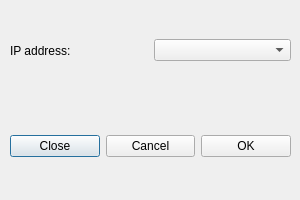
<?xml version="1.0" encoding="UTF-8"?>
<ui version="4.0">
 <class>Server</class>
 <widget class="QDialog" name="Server">
  <property name="geometry">
   <rect>
    <x>0</x>
    <y>0</y>
    <width>300</width>
    <height>200</height>
   </rect>
  </property>
  <property name="windowTitle">
   <string>Dialog</string>
  </property>
  <widget class="QWidget" name="horizontalLayoutWidget">
   <property name="geometry">
    <rect>
     <x>10</x>
     <y>20</y>
     <width>281</width>
     <height>61</height>
    </rect>
   </property>
   <layout class="QHBoxLayout" name="horizontalLayout">
    <item>
     <widget class="QLabel" name="label">
      <property name="text">
       <string>IP address: </string>
      </property>
     </widget>
    </item>
    <item>
     <widget class="QComboBox" name="comboBox"/>
    </item>
   </layout>
  </widget>
  <widget class="QWidget" name="horizontalLayoutWidget_2">
   <property name="geometry">
    <rect>
     <x>10</x>
     <y>130</y>
     <width>281</width>
     <height>32</height>
    </rect>
   </property>
   <layout class="QHBoxLayout" name="horizontalLayout_3">
    <item>
     <widget class="QPushButton" name="btnClose">
      <property name="text">
       <string>Close</string>
      </property>
     </widget>
    </item>
    <item>
     <widget class="QPushButton" name="btnCancel">
      <property name="text">
       <string>Cancel</string>
      </property>
     </widget>
    </item>
    <item>
     <widget class="QPushButton" name="btnOK">
      <property name="text">
       <string>OK</string>
      </property>
     </widget>
    </item>
   </layout>
  </widget>
 </widget>
 <resources/>
 <connections>
  <connection>
   <sender>btnClose</sender>
   <signal>clicked()</signal>
   <receiver>Server</receiver>
   <slot>close()</slot>
   <hints>
    <hint type="sourcelabel">
     <x>85</x>
     <y>249</y>
    </hint>
    <hint type="destinationlabel">
     <x>199</x>
     <y>149</y>
    </hint>
   </hints>
  </connection>
 </connections>
</ui>
